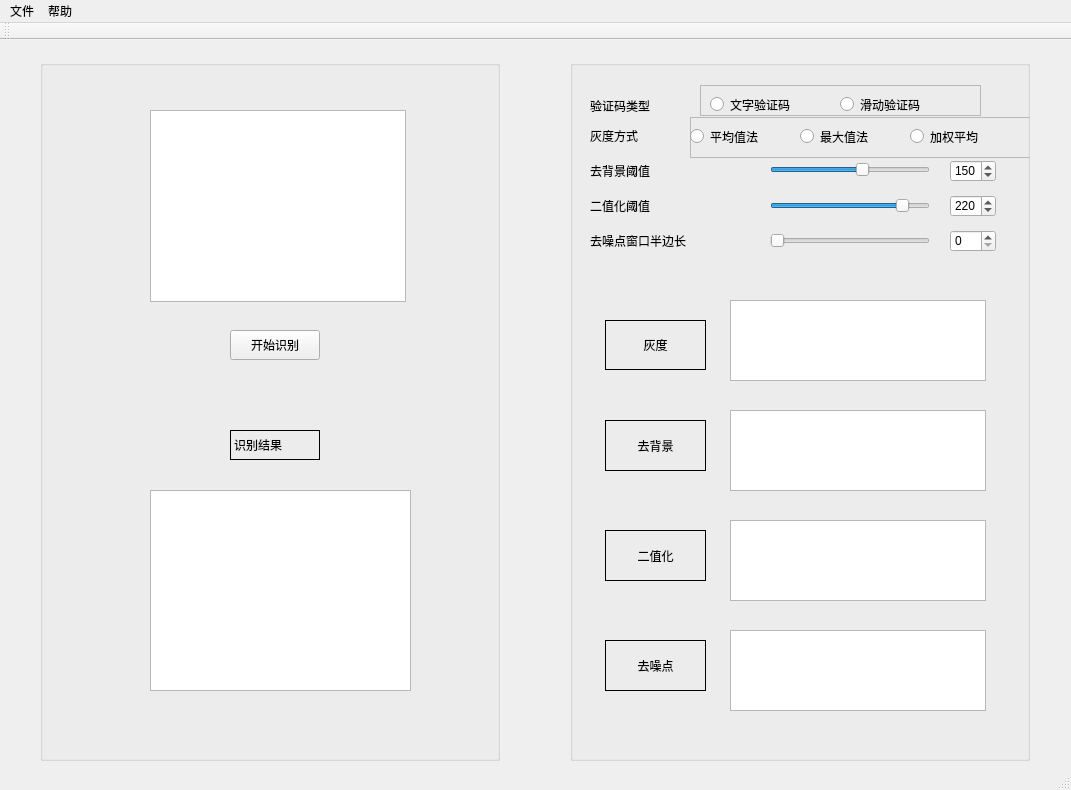
<?xml version="1.0" encoding="UTF-8"?>
<ui version="4.0">
 <class>ViewClass</class>
 <widget class="QMainWindow" name="ViewClass">
  <property name="geometry">
   <rect>
    <x>0</x>
    <y>0</y>
    <width>1071</width>
    <height>790</height>
   </rect>
  </property>
  <property name="windowTitle">
   <string>Vcode</string>
  </property>
  <widget class="QWidget" name="centralWidget">
   <widget class="QGroupBox" name="groupBox">
    <property name="geometry">
     <rect>
      <x>40</x>
      <y>20</y>
      <width>460</width>
      <height>701</height>
     </rect>
    </property>
    <property name="title">
     <string/>
    </property>
    <widget class="QGraphicsView" name="leftOriginView">
     <property name="geometry">
      <rect>
       <x>110</x>
       <y>50</y>
       <width>256</width>
       <height>192</height>
      </rect>
     </property>
    </widget>
    <widget class="QPushButton" name="recognizeButton">
     <property name="geometry">
      <rect>
       <x>190</x>
       <y>270</y>
       <width>90</width>
       <height>30</height>
      </rect>
     </property>
     <property name="styleSheet">
      <string notr="true">font: 12pt &quot;Agency FB&quot;;</string>
     </property>
     <property name="text">
      <string>开始识别</string>
     </property>
     <property name="shortcut">
      <string>Ctrl+B</string>
     </property>
    </widget>
    <widget class="QTextBrowser" name="resultText">
     <property name="geometry">
      <rect>
       <x>110</x>
       <y>430</y>
       <width>261</width>
       <height>201</height>
      </rect>
     </property>
     <property name="styleSheet">
      <string notr="true">font: 75 12pt &quot;Courier&quot;;</string>
     </property>
    </widget>
    <widget class="QLabel" name="label">
     <property name="geometry">
      <rect>
       <x>190</x>
       <y>370</y>
       <width>90</width>
       <height>30</height>
      </rect>
     </property>
     <property name="styleSheet">
      <string notr="true">font: 12pt &quot;Agency FB&quot;;</string>
     </property>
     <property name="frameShape">
      <enum>QFrame::Box</enum>
     </property>
     <property name="text">
      <string>识别结果</string>
     </property>
    </widget>
   </widget>
   <widget class="QGroupBox" name="groupBox_2">
    <property name="geometry">
     <rect>
      <x>570</x>
      <y>20</y>
      <width>460</width>
      <height>701</height>
     </rect>
    </property>
    <property name="title">
     <string/>
    </property>
    <widget class="QGraphicsView" name="removeBgView">
     <property name="geometry">
      <rect>
       <x>160</x>
       <y>350</y>
       <width>256</width>
       <height>81</height>
      </rect>
     </property>
    </widget>
    <widget class="QGraphicsView" name="binaryzationView">
     <property name="geometry">
      <rect>
       <x>160</x>
       <y>460</y>
       <width>256</width>
       <height>81</height>
      </rect>
     </property>
    </widget>
    <widget class="QGraphicsView" name="grayView">
     <property name="geometry">
      <rect>
       <x>160</x>
       <y>240</y>
       <width>256</width>
       <height>81</height>
      </rect>
     </property>
    </widget>
    <widget class="QGraphicsView" name="denoiseView">
     <property name="geometry">
      <rect>
       <x>160</x>
       <y>570</y>
       <width>256</width>
       <height>81</height>
      </rect>
     </property>
    </widget>
    <widget class="QLabel" name="label_4">
     <property name="geometry">
      <rect>
       <x>35</x>
       <y>360</y>
       <width>101</width>
       <height>51</height>
      </rect>
     </property>
     <property name="styleSheet">
      <string notr="true">font: 14pt &quot;Agency FB&quot;;</string>
     </property>
     <property name="frameShape">
      <enum>QFrame::Box</enum>
     </property>
     <property name="text">
      <string>去背景</string>
     </property>
     <property name="alignment">
      <set>Qt::AlignCenter</set>
     </property>
    </widget>
    <widget class="QLabel" name="label_3">
     <property name="geometry">
      <rect>
       <x>35</x>
       <y>470</y>
       <width>101</width>
       <height>51</height>
      </rect>
     </property>
     <property name="styleSheet">
      <string notr="true">font: 14pt &quot;Agency FB&quot;;</string>
     </property>
     <property name="frameShape">
      <enum>QFrame::Box</enum>
     </property>
     <property name="text">
      <string>二值化</string>
     </property>
     <property name="alignment">
      <set>Qt::AlignCenter</set>
     </property>
    </widget>
    <widget class="QLabel" name="label_2">
     <property name="geometry">
      <rect>
       <x>35</x>
       <y>580</y>
       <width>101</width>
       <height>51</height>
      </rect>
     </property>
     <property name="styleSheet">
      <string notr="true">font: 14pt &quot;Agency FB&quot;;</string>
     </property>
     <property name="frameShape">
      <enum>QFrame::Box</enum>
     </property>
     <property name="text">
      <string>去噪点</string>
     </property>
     <property name="alignment">
      <set>Qt::AlignCenter</set>
     </property>
    </widget>
    <widget class="QLabel" name="label_5">
     <property name="geometry">
      <rect>
       <x>35</x>
       <y>260</y>
       <width>101</width>
       <height>50</height>
      </rect>
     </property>
     <property name="styleSheet">
      <string notr="true">font: 14pt &quot;Agency FB&quot;;</string>
     </property>
     <property name="frameShape">
      <enum>QFrame::Box</enum>
     </property>
     <property name="frameShadow">
      <enum>QFrame::Plain</enum>
     </property>
     <property name="lineWidth">
      <number>1</number>
     </property>
     <property name="text">
      <string>灰度</string>
     </property>
     <property name="textFormat">
      <enum>Qt::AutoText</enum>
     </property>
     <property name="alignment">
      <set>Qt::AlignCenter</set>
     </property>
     <property name="wordWrap">
      <bool>false</bool>
     </property>
    </widget>
    <widget class="QLabel" name="label_6">
     <property name="geometry">
      <rect>
       <x>20</x>
       <y>65</y>
       <width>81</width>
       <height>21</height>
      </rect>
     </property>
     <property name="styleSheet">
      <string notr="true">font: 12pt &quot;Agency FB&quot;；</string>
     </property>
     <property name="text">
      <string>灰度方式</string>
     </property>
    </widget>
    <widget class="QLabel" name="label_7">
     <property name="geometry">
      <rect>
       <x>20</x>
       <y>100</y>
       <width>101</width>
       <height>21</height>
      </rect>
     </property>
     <property name="styleSheet">
      <string notr="true">font: 12pt &quot;Agency FB&quot;；</string>
     </property>
     <property name="text">
      <string>去背景阈值</string>
     </property>
    </widget>
    <widget class="QLabel" name="label_8">
     <property name="geometry">
      <rect>
       <x>20</x>
       <y>135</y>
       <width>101</width>
       <height>21</height>
      </rect>
     </property>
     <property name="styleSheet">
      <string notr="true">font: 12pt &quot;Agency FB&quot;；</string>
     </property>
     <property name="text">
      <string>二值化阈值</string>
     </property>
    </widget>
    <widget class="QLabel" name="label_9">
     <property name="geometry">
      <rect>
       <x>20</x>
       <y>170</y>
       <width>170</width>
       <height>21</height>
      </rect>
     </property>
     <property name="styleSheet">
      <string notr="true">font: 12pt &quot;Agency FB&quot;；</string>
     </property>
     <property name="text">
      <string>去噪点窗口半边长</string>
     </property>
    </widget>
    <widget class="QSlider" name="rBGSlider">
     <property name="geometry">
      <rect>
       <x>200</x>
       <y>100</y>
       <width>160</width>
       <height>20</height>
      </rect>
     </property>
     <property name="maximum">
      <number>255</number>
     </property>
     <property name="value">
      <number>150</number>
     </property>
     <property name="orientation">
      <enum>Qt::Horizontal</enum>
     </property>
     <property name="invertedAppearance">
      <bool>false</bool>
     </property>
     <property name="invertedControls">
      <bool>false</bool>
     </property>
     <property name="tickPosition">
      <enum>QSlider::NoTicks</enum>
     </property>
    </widget>
    <widget class="QSlider" name="binarySlider">
     <property name="geometry">
      <rect>
       <x>200</x>
       <y>135</y>
       <width>160</width>
       <height>22</height>
      </rect>
     </property>
     <property name="maximum">
      <number>255</number>
     </property>
     <property name="value">
      <number>220</number>
     </property>
     <property name="orientation">
      <enum>Qt::Horizontal</enum>
     </property>
    </widget>
    <widget class="QSlider" name="denoiseSlider">
     <property name="geometry">
      <rect>
       <x>200</x>
       <y>170</y>
       <width>160</width>
       <height>22</height>
      </rect>
     </property>
     <property name="minimum">
      <number>0</number>
     </property>
     <property name="maximum">
      <number>10</number>
     </property>
     <property name="orientation">
      <enum>Qt::Horizontal</enum>
     </property>
    </widget>
    <widget class="QSpinBox" name="rBGSpinBox">
     <property name="geometry">
      <rect>
       <x>380</x>
       <y>100</y>
       <width>46</width>
       <height>22</height>
      </rect>
     </property>
     <property name="maximum">
      <number>255</number>
     </property>
     <property name="value">
      <number>150</number>
     </property>
    </widget>
    <widget class="QSpinBox" name="binarySpinBox">
     <property name="geometry">
      <rect>
       <x>380</x>
       <y>135</y>
       <width>46</width>
       <height>22</height>
      </rect>
     </property>
     <property name="maximum">
      <number>255</number>
     </property>
     <property name="value">
      <number>220</number>
     </property>
    </widget>
    <widget class="QSpinBox" name="denoiseSpinBox">
     <property name="geometry">
      <rect>
       <x>380</x>
       <y>170</y>
       <width>46</width>
       <height>22</height>
      </rect>
     </property>
     <property name="minimum">
      <number>0</number>
     </property>
     <property name="maximum">
      <number>10</number>
     </property>
    </widget>
    <widget class="QLabel" name="label_10">
     <property name="geometry">
      <rect>
       <x>20</x>
       <y>35</y>
       <width>111</width>
       <height>21</height>
      </rect>
     </property>
     <property name="styleSheet">
      <string notr="true">font: 12pt &quot;Agency FB&quot;；</string>
     </property>
     <property name="text">
      <string>验证码类型 </string>
     </property>
    </widget>
    <widget class="QFrame" name="frame">
     <property name="geometry">
      <rect>
       <x>130</x>
       <y>25</y>
       <width>281</width>
       <height>31</height>
      </rect>
     </property>
     <property name="frameShape">
      <enum>QFrame::StyledPanel</enum>
     </property>
     <property name="frameShadow">
      <enum>QFrame::Raised</enum>
     </property>
     <widget class="QRadioButton" name="slideCodeButton">
      <property name="geometry">
       <rect>
        <x>140</x>
        <y>10</y>
        <width>131</width>
        <height>19</height>
       </rect>
      </property>
      <property name="styleSheet">
       <string notr="true">font: 12pt &quot;Agency FB&quot;;</string>
      </property>
      <property name="text">
       <string>滑动验证码</string>
      </property>
     </widget>
     <widget class="QRadioButton" name="textCodeButton">
      <property name="geometry">
       <rect>
        <x>10</x>
        <y>10</y>
        <width>141</width>
        <height>19</height>
       </rect>
      </property>
      <property name="styleSheet">
       <string notr="true">font: 12pt &quot;Agency FB&quot;;</string>
      </property>
      <property name="text">
       <string>文字验证码</string>
      </property>
     </widget>
    </widget>
    <widget class="QFrame" name="frame_2">
     <property name="geometry">
      <rect>
       <x>120</x>
       <y>57</y>
       <width>341</width>
       <height>41</height>
      </rect>
     </property>
     <property name="frameShape">
      <enum>QFrame::StyledPanel</enum>
     </property>
     <property name="frameShadow">
      <enum>QFrame::Raised</enum>
     </property>
     <widget class="QRadioButton" name="aveButton">
      <property name="geometry">
       <rect>
        <x>0</x>
        <y>10</y>
        <width>115</width>
        <height>19</height>
       </rect>
      </property>
      <property name="styleSheet">
       <string notr="true">font: 12pt &quot;Agency FB&quot;;</string>
      </property>
      <property name="text">
       <string>平均值法</string>
      </property>
     </widget>
     <widget class="QRadioButton" name="weightAveButton">
      <property name="geometry">
       <rect>
        <x>220</x>
        <y>10</y>
        <width>115</width>
        <height>19</height>
       </rect>
      </property>
      <property name="styleSheet">
       <string notr="true">font: 12pt &quot;Agency FB&quot;;</string>
      </property>
      <property name="text">
       <string>加权平均</string>
      </property>
     </widget>
     <widget class="QRadioButton" name="maxbutton">
      <property name="geometry">
       <rect>
        <x>110</x>
        <y>10</y>
        <width>115</width>
        <height>19</height>
       </rect>
      </property>
      <property name="styleSheet">
       <string notr="true">font: 12pt &quot;Agency FB&quot;;</string>
      </property>
      <property name="text">
       <string>最大值法</string>
      </property>
     </widget>
    </widget>
    <zorder>frame</zorder>
    <zorder>removeBgView</zorder>
    <zorder>binaryzationView</zorder>
    <zorder>grayView</zorder>
    <zorder>denoiseView</zorder>
    <zorder>label_4</zorder>
    <zorder>label_3</zorder>
    <zorder>label_2</zorder>
    <zorder>label_5</zorder>
    <zorder>label_6</zorder>
    <zorder>label_7</zorder>
    <zorder>label_8</zorder>
    <zorder>label_9</zorder>
    <zorder>rBGSlider</zorder>
    <zorder>binarySlider</zorder>
    <zorder>denoiseSlider</zorder>
    <zorder>rBGSpinBox</zorder>
    <zorder>binarySpinBox</zorder>
    <zorder>denoiseSpinBox</zorder>
    <zorder>label_10</zorder>
    <zorder>frame_2</zorder>
   </widget>
   <widget class="QWidget" name="layoutWidget">
    <property name="geometry">
     <rect>
      <x>0</x>
      <y>0</y>
      <width>2</width>
      <height>2</height>
     </rect>
    </property>
    <layout class="QVBoxLayout" name="verticalLayout"/>
   </widget>
  </widget>
  <widget class="QMenuBar" name="menuBar">
   <property name="geometry">
    <rect>
     <x>0</x>
     <y>0</y>
     <width>1071</width>
     <height>26</height>
    </rect>
   </property>
   <widget class="QMenu" name="file">
    <property name="title">
     <string>文件</string>
    </property>
    <property name="toolTipsVisible">
     <bool>false</bool>
    </property>
    <addaction name="importPicAction"/>
    <addaction name="saveAction"/>
    <addaction name="separator"/>
    <addaction name="exitAction"/>
   </widget>
   <widget class="QMenu" name="help">
    <property name="title">
     <string>帮助</string>
    </property>
    <addaction name="donateAction"/>
    <addaction name="guideAction"/>
    <addaction name="separator"/>
    <addaction name="aboutAction"/>
   </widget>
   <addaction name="file"/>
   <addaction name="help"/>
  </widget>
  <widget class="QToolBar" name="mainToolBar">
   <attribute name="toolBarArea">
    <enum>TopToolBarArea</enum>
   </attribute>
   <attribute name="toolBarBreak">
    <bool>false</bool>
   </attribute>
  </widget>
  <widget class="QStatusBar" name="statusBar"/>
  <action name="importPicAction">
   <property name="text">
    <string>导入图片</string>
   </property>
  </action>
  <action name="exitAction">
   <property name="text">
    <string>退出</string>
   </property>
  </action>
  <action name="donateAction">
   <property name="checkable">
    <bool>false</bool>
   </property>
   <property name="text">
    <string>捐助</string>
   </property>
  </action>
  <action name="aboutAction">
   <property name="text">
    <string>关于</string>
   </property>
  </action>
  <action name="guideAction">
   <property name="text">
    <string>指南</string>
   </property>
  </action>
  <action name="saveAction">
   <property name="text">
    <string>保存文件</string>
   </property>
  </action>
 </widget>
 <layoutdefault spacing="6" margin="11"/>
 <resources>
  <include location="Vcode.qrc"/>
 </resources>
 <connections/>
</ui>
